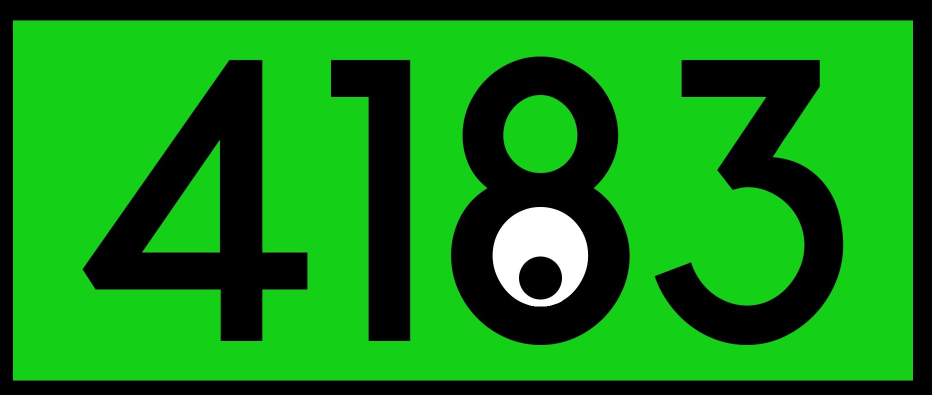
#> input picture BucketVision/shirtTraining.jpg, 1864 x 790 px (shown at 1/2 size)
$ python matchShirt.py
#> lines starting #> are read from the running program, lines starting #| are printed output that depends on the picture; after the words box and inside, x2 and y2 are one past the last pixel; in counts of white or black regions, pixels touching at a corner belong together
# -*- coding: utf-8 -*-
"""
match

Example of matching a template to an image
Derived from techniques found at http://www.pyimagesearch.com/2015/01/26/multi-scale-template-matching-using-python-opencv/

Copyright (c) 2017 - RocketRedNeck.com RocketRedNeck.net

RocketRedNeck and MIT Licenses

RocketRedNeck hereby grants license for others to copy and modify this source code for
whatever purpose other's deem worthy as long as RocketRedNeck is given credit where
where credit is due and you leave RocketRedNeck out of it for all other nefarious purposes.

Permission is hereby granted, free of charge, to any person obtaining a copy
of this software and associated documentation files (the "Software"), to deal
in the Software without restriction, including without limitation the rights
to use, copy, modify, merge, publish, distribute, sublicense, and/or sell
copies of the Software, and to permit persons to whom the Software is
furnished to do so, subject to the following conditions:

The above copyright notice and this permission notice shall be included in all
copies or substantial portions of the Software.

THE SOFTWARE IS PROVIDED "AS IS", WITHOUT WARRANTY OF ANY KIND, EXPRESS OR
IMPLIED, INCLUDING BUT NOT LIMITED TO THE WARRANTIES OF MERCHANTABILITY,
FITNESS FOR A PARTICULAR PURPOSE AND NONINFRINGEMENT. IN NO EVENT SHALL THE
AUTHORS OR COPYRIGHT HOLDERS BE LIABLE FOR ANY CLAIM, DAMAGES OR OTHER
LIABILITY, WHETHER IN AN ACTION OF CONTRACT, TORT OR OTHERWISE, ARISING FROM,
OUT OF OR IN CONNECTION WITH THE SOFTWARE OR THE USE OR OTHER DEALINGS IN THE
SOFTWARE.
****************************************************************************************************
"""

# import the necessary packages
import numpy as np
import cv2
#from matplotlib import pyplot as plt

MIN_MATCH_COUNT = 10

# load the image, convert it to grayscale, and detect edges
img1 = cv2.imread("shirtTraining.jpg",cv2.IMREAD_GRAYSCALE)
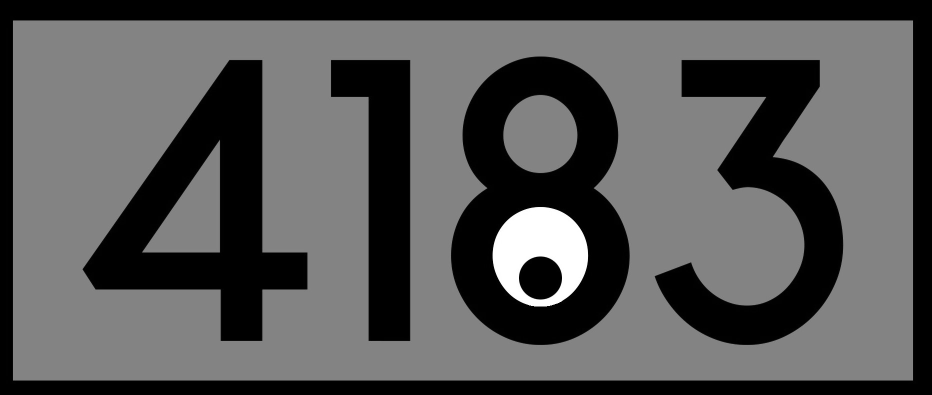
#> img1: shape (790, 1864) (shown at 1/2 size); min 0, max 255, mean 85.6
img1 = cv2.resize(img1,(640,480))
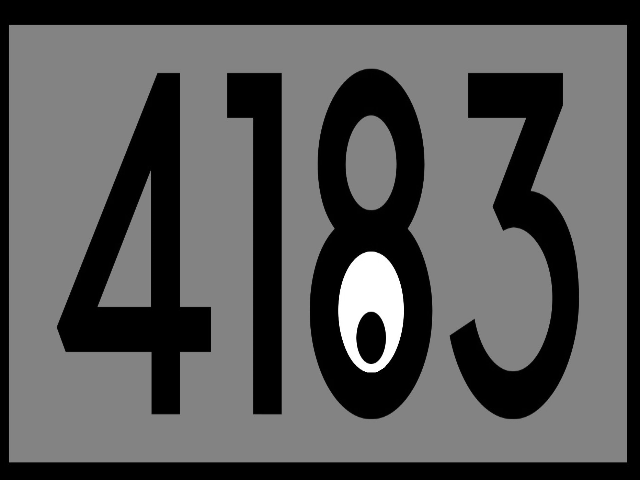
#> img1: shape (480, 640); min 0, max 255, mean 85.5

img2 = cv2.imread('shirt4.jpg',cv2.IMREAD_GRAYSCALE)
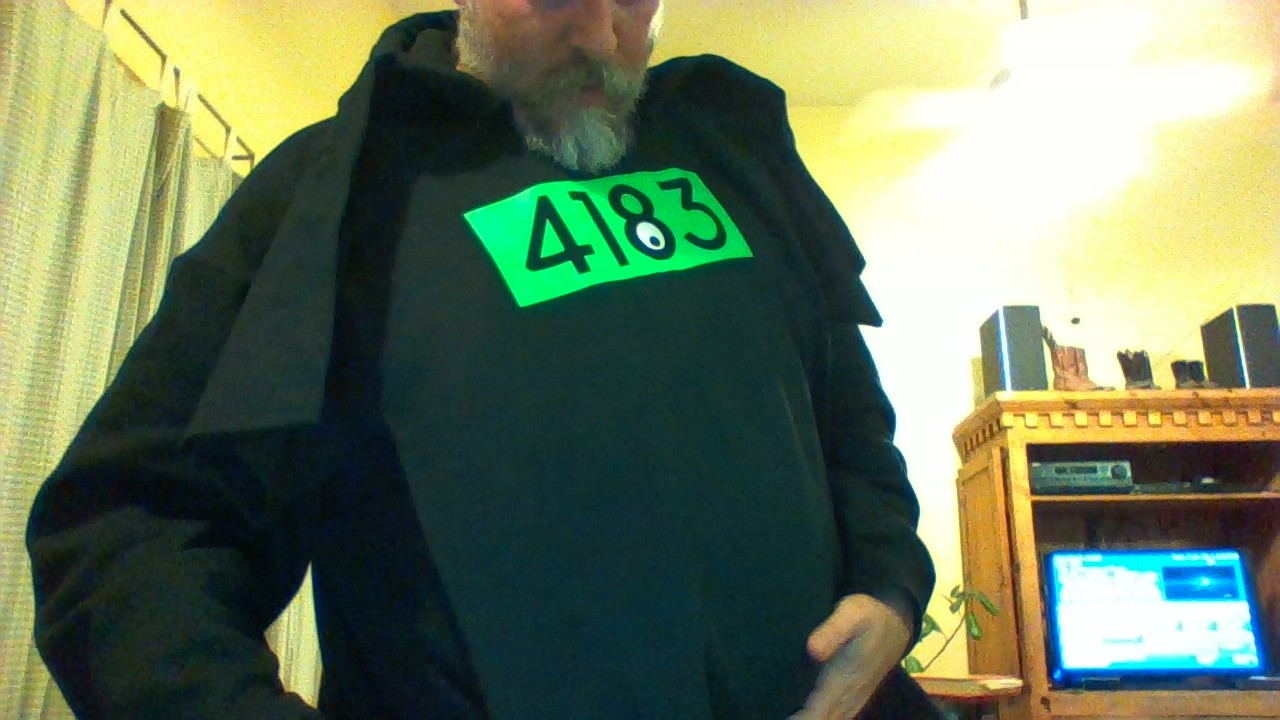
#> input picture BucketVision/shirt4.jpg, 1280 x 720 px
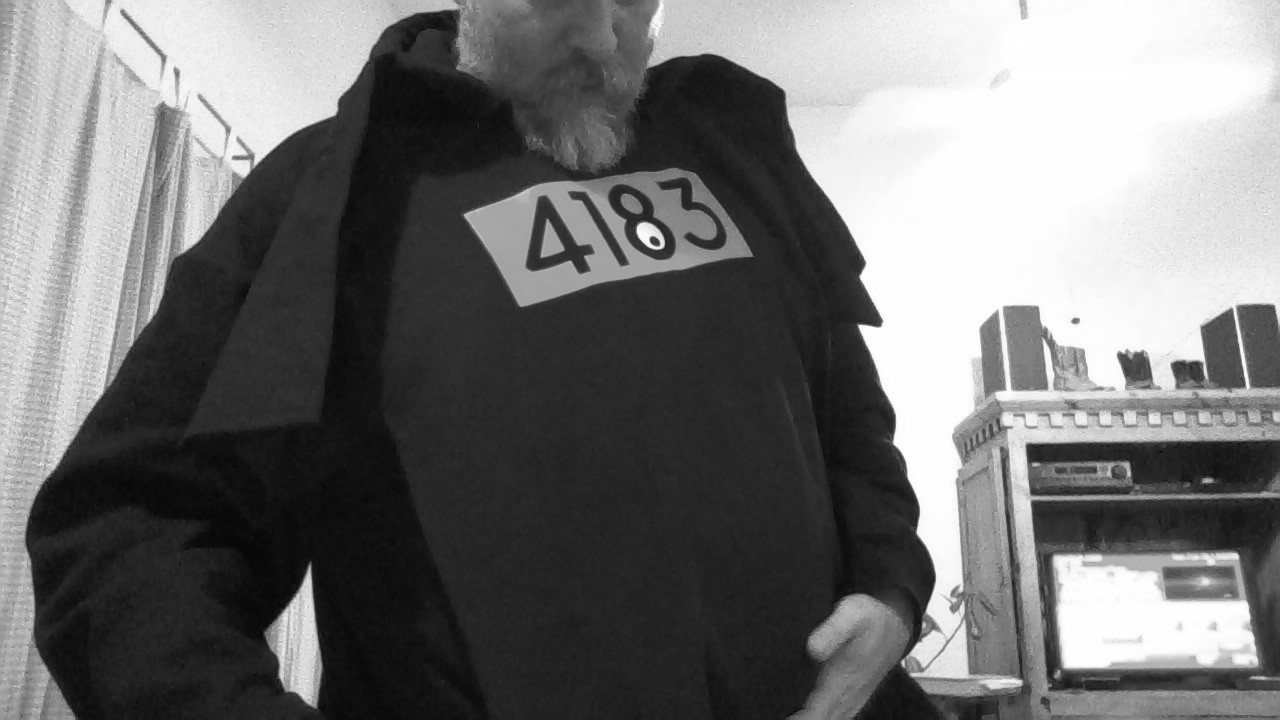
#> img2: shape (720, 1280); min 4, max 255, mean 113.9
img2 = cv2.resize(img2,(640,480))
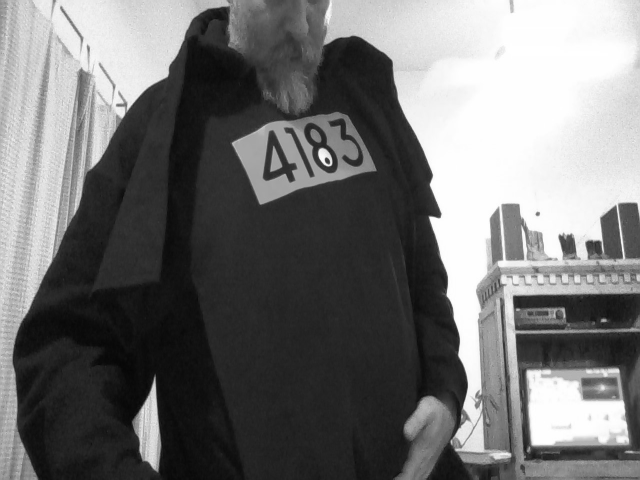
#> img2: shape (480, 640); min 6, max 255, mean 113.8


# Initiate SIFT detector
sift = cv2.xfeatures2d.SIFT_create()

# find the keypoints and descriptors with SIFT
kp1, des1 = sift.detectAndCompute(img1,None)
#> kp1 = 151 keypoints; strongest (x, y, size): (371, 286, 39), (371, 329, 18.4), (375, 367, 7.6), (254, 97, 36.1)
kp2, des2 = sift.detectAndCompute(img2,None)
#> kp2 = 749 keypoints; strongest (x, y, size): (323, 154, 6.8), (327, 160, 3), (567, 244, 11.3), (565, 409, 49.2)
norm = cv2.NORM_L2

# [23 lines of commented-out code are left out]
crossCheck = False
bf = cv2.BFMatcher(norm, crossCheck)
# Match descriptors.
if (crossCheck == True):
    matches = bf.match(des1,des2)
    # Sort them in the order of their distance.
    matches = sorted(matches, key = lambda x:x.distance)
else:
    matches = bf.knnMatch(des1,des2,k=2)
#> matches = 151 matches


if (crossCheck == False):
    # store all the good matches as per Lowe's ratio test.
    good = []
    for m,n in matches:
        if m.distance < 0.7*n.distance:
            good.append(m)
#> after the loop, good = 29 matches

    if (len(good)>MIN_MATCH_COUNT):
        src_pts = np.float32([ kp1[m.queryIdx].pt for m in good ]).reshape(-1,1,2)
#> src_pts = 29 rows, first 8: [14.9, 30.89], [16.7, 32.59], [16.86, 454], [128.3, 285.2], [128.3, 285.2], [147.6, 303.6], [147.6, 303.6], [149.5, 305.4]
        dst_pts = np.float32([ kp2[m.trainIdx].pt for m in good ]).reshape(-1,1,2)
#> dst_pts = 29 rows, first 8: [233.6, 143.5], [233.6, 143.5], [233.6, 143.5], [275.8, 164.5], [275.8, 164.5], [233.6, 143.5], [233.6, 143.5], [233.6, 143.5]
        M, mask = cv2.findHomography(src_pts, dst_pts, cv2.RANSAC,5.0)
#> M = [[0.255, 0.0225, 233], [-0.0132, 0.12, 129.1], [0.000197, -0.000142, 1]]; mask = 29 values, max 1 at index 3, min 0 at index 0, mean 0.517
        matchesMask = mask.ravel().tolist()
#> matchesMask has the same summary as mask
        h,w = img1.shape
#> h = 480; w = 640
        pts = np.float32([ [0,0],[0,h-1],[w-1,h-1],[w-1,0] ]).reshape(-1,1,2)
#> pts = [[0, 0], [0, 479], [639, 479], [639, 0]]
        dst = cv2.perspectiveTransform(pts,M)
#> dst = [[233, 129.1], [261.6, 200.2], [384.5, 168.4], [351.6, 107.2]]
        img2 = cv2.polylines(img2,[np.int32(dst)],True,255,2, cv2.LINE_AA)
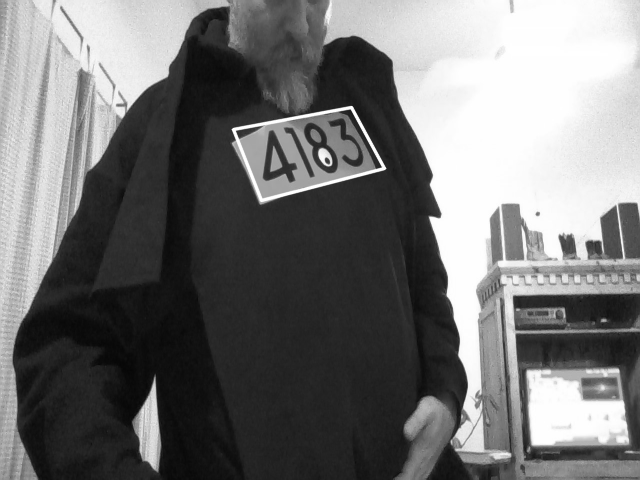
#> img2: shape (480, 640); 0.62% of pixels changed, all inside (x1, y1, x2, y2) = (231, 105, 387, 203)
    else:
        print("Not enough matches are found - %d/%d" % (len(good),MIN_MATCH_COUNT))
        matchesMask = None


    draw_params = dict(matchColor = (0,255,0), # draw matches in green color
                       singlePointColor = None,
                       matchesMask = matchesMask, # draw only inliers
                       flags = 2)
#> draw_params = 4 items

    img3 = cv2.drawMatches(img1,kp1,img2,kp2,good,None,**draw_params)
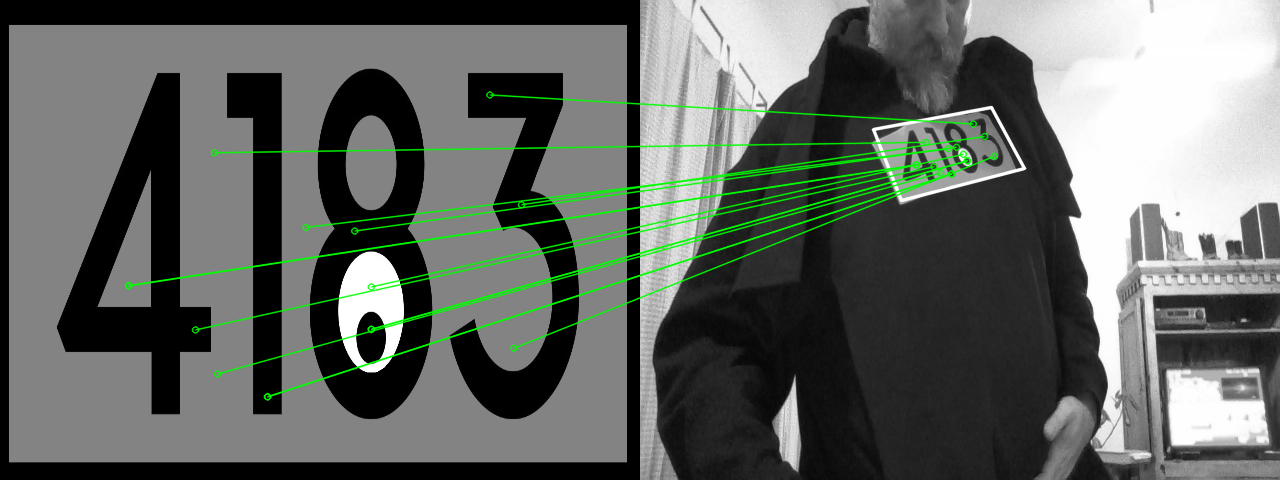
#> img3: shape (480, 1280, 3); mean of channels 0, 1, 2 98.3, 103.1, 98.3; drawn as B, G, R

else:
    ## Draw first 10 matches.
    img3 = cv2.drawMatches(img1,kp1,img2,kp2,matches[:10], None, flags=2)


cv2.imshow("Image", img3)
cv2.waitKey(0)

#plt.imshow(img3, 'gray'),plt.show()
#plt.imshow(gray),plt.show()
